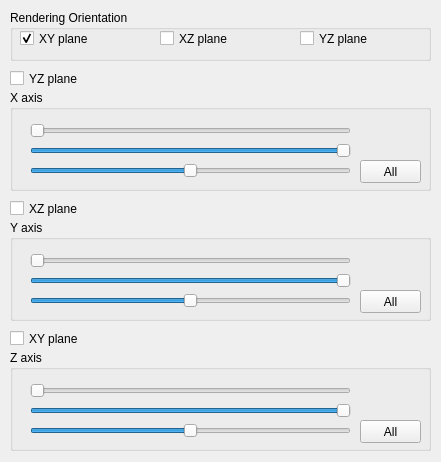
<?xml version="1.0" encoding="UTF-8"?>
<ui version="4.0">
 <class>View2</class>
 <widget class="QDialog" name="View2">
  <property name="geometry">
   <rect>
    <x>0</x>
    <y>0</y>
    <width>441</width>
    <height>462</height>
   </rect>
  </property>
  <property name="windowTitle">
   <string>View2</string>
  </property>
  <widget class="QGroupBox" name="groupBox">
   <property name="geometry">
    <rect>
     <x>10</x>
     <y>90</y>
     <width>421</width>
     <height>101</height>
    </rect>
   </property>
   <property name="title">
    <string>X axis</string>
   </property>
   <widget class="QSlider" name="fixedX">
    <property name="enabled">
     <bool>true</bool>
    </property>
    <property name="geometry">
     <rect>
      <x>20</x>
      <y>70</y>
      <width>321</width>
      <height>21</height>
     </rect>
    </property>
    <property name="maximum">
     <number>1000</number>
    </property>
    <property name="value">
     <number>500</number>
    </property>
    <property name="orientation">
     <enum>Qt::Horizontal</enum>
    </property>
   </widget>
   <widget class="QSlider" name="maxX">
    <property name="geometry">
     <rect>
      <x>20</x>
      <y>50</y>
      <width>321</width>
      <height>21</height>
     </rect>
    </property>
    <property name="maximum">
     <number>1000</number>
    </property>
    <property name="singleStep">
     <number>1</number>
    </property>
    <property name="value">
     <number>1000</number>
    </property>
    <property name="orientation">
     <enum>Qt::Horizontal</enum>
    </property>
   </widget>
   <widget class="QSlider" name="minX">
    <property name="geometry">
     <rect>
      <x>20</x>
      <y>30</y>
      <width>321</width>
      <height>21</height>
     </rect>
    </property>
    <property name="maximum">
     <number>1000</number>
    </property>
    <property name="orientation">
     <enum>Qt::Horizontal</enum>
    </property>
   </widget>
   <widget class="QLabel" name="minXLabel">
    <property name="geometry">
     <rect>
      <x>350</x>
      <y>30</y>
      <width>62</width>
      <height>16</height>
     </rect>
    </property>
    <property name="text">
     <string/>
    </property>
    <property name="alignment">
     <set>Qt::AlignCenter</set>
    </property>
   </widget>
   <widget class="QLabel" name="maxXLabel">
    <property name="geometry">
     <rect>
      <x>350</x>
      <y>50</y>
      <width>62</width>
      <height>16</height>
     </rect>
    </property>
    <property name="text">
     <string/>
    </property>
    <property name="alignment">
     <set>Qt::AlignCenter</set>
    </property>
   </widget>
   <widget class="QPushButton" name="allX">
    <property name="geometry">
     <rect>
      <x>350</x>
      <y>70</y>
      <width>61</width>
      <height>23</height>
     </rect>
    </property>
    <property name="text">
     <string>All</string>
    </property>
    <property name="autoDefault">
     <bool>false</bool>
    </property>
   </widget>
  </widget>
  <widget class="QGroupBox" name="groupBox_2">
   <property name="geometry">
    <rect>
     <x>10</x>
     <y>220</y>
     <width>421</width>
     <height>101</height>
    </rect>
   </property>
   <property name="title">
    <string>Y axis</string>
   </property>
   <widget class="QSlider" name="fixedY">
    <property name="enabled">
     <bool>true</bool>
    </property>
    <property name="geometry">
     <rect>
      <x>20</x>
      <y>70</y>
      <width>321</width>
      <height>21</height>
     </rect>
    </property>
    <property name="maximum">
     <number>1000</number>
    </property>
    <property name="value">
     <number>500</number>
    </property>
    <property name="orientation">
     <enum>Qt::Horizontal</enum>
    </property>
   </widget>
   <widget class="QSlider" name="maxY">
    <property name="geometry">
     <rect>
      <x>20</x>
      <y>50</y>
      <width>321</width>
      <height>21</height>
     </rect>
    </property>
    <property name="maximum">
     <number>1000</number>
    </property>
    <property name="value">
     <number>1000</number>
    </property>
    <property name="orientation">
     <enum>Qt::Horizontal</enum>
    </property>
   </widget>
   <widget class="QSlider" name="minY">
    <property name="geometry">
     <rect>
      <x>20</x>
      <y>30</y>
      <width>321</width>
      <height>21</height>
     </rect>
    </property>
    <property name="maximum">
     <number>1000</number>
    </property>
    <property name="orientation">
     <enum>Qt::Horizontal</enum>
    </property>
   </widget>
   <widget class="QLabel" name="minYLabel">
    <property name="geometry">
     <rect>
      <x>350</x>
      <y>30</y>
      <width>62</width>
      <height>16</height>
     </rect>
    </property>
    <property name="text">
     <string/>
    </property>
    <property name="alignment">
     <set>Qt::AlignCenter</set>
    </property>
   </widget>
   <widget class="QLabel" name="maxYLabel">
    <property name="geometry">
     <rect>
      <x>350</x>
      <y>50</y>
      <width>62</width>
      <height>16</height>
     </rect>
    </property>
    <property name="text">
     <string/>
    </property>
    <property name="alignment">
     <set>Qt::AlignCenter</set>
    </property>
   </widget>
   <widget class="QPushButton" name="allY">
    <property name="geometry">
     <rect>
      <x>350</x>
      <y>70</y>
      <width>61</width>
      <height>23</height>
     </rect>
    </property>
    <property name="text">
     <string>All</string>
    </property>
    <property name="autoDefault">
     <bool>false</bool>
    </property>
   </widget>
  </widget>
  <widget class="QGroupBox" name="groupBox_3">
   <property name="geometry">
    <rect>
     <x>10</x>
     <y>350</y>
     <width>421</width>
     <height>101</height>
    </rect>
   </property>
   <property name="title">
    <string>Z axis</string>
   </property>
   <widget class="QSlider" name="fixedZ">
    <property name="enabled">
     <bool>true</bool>
    </property>
    <property name="geometry">
     <rect>
      <x>20</x>
      <y>70</y>
      <width>321</width>
      <height>21</height>
     </rect>
    </property>
    <property name="maximum">
     <number>1000</number>
    </property>
    <property name="value">
     <number>500</number>
    </property>
    <property name="orientation">
     <enum>Qt::Horizontal</enum>
    </property>
   </widget>
   <widget class="QSlider" name="maxZ">
    <property name="geometry">
     <rect>
      <x>20</x>
      <y>50</y>
      <width>321</width>
      <height>21</height>
     </rect>
    </property>
    <property name="maximum">
     <number>1000</number>
    </property>
    <property name="value">
     <number>1000</number>
    </property>
    <property name="orientation">
     <enum>Qt::Horizontal</enum>
    </property>
   </widget>
   <widget class="QSlider" name="minZ">
    <property name="geometry">
     <rect>
      <x>20</x>
      <y>30</y>
      <width>321</width>
      <height>21</height>
     </rect>
    </property>
    <property name="maximum">
     <number>1000</number>
    </property>
    <property name="orientation">
     <enum>Qt::Horizontal</enum>
    </property>
   </widget>
   <widget class="QLabel" name="minZLabel">
    <property name="geometry">
     <rect>
      <x>350</x>
      <y>30</y>
      <width>62</width>
      <height>16</height>
     </rect>
    </property>
    <property name="text">
     <string/>
    </property>
    <property name="alignment">
     <set>Qt::AlignCenter</set>
    </property>
   </widget>
   <widget class="QLabel" name="maxZLabel">
    <property name="geometry">
     <rect>
      <x>350</x>
      <y>50</y>
      <width>62</width>
      <height>16</height>
     </rect>
    </property>
    <property name="text">
     <string/>
    </property>
    <property name="alignment">
     <set>Qt::AlignCenter</set>
    </property>
   </widget>
   <widget class="QPushButton" name="allZ">
    <property name="geometry">
     <rect>
      <x>350</x>
      <y>70</y>
      <width>61</width>
      <height>23</height>
     </rect>
    </property>
    <property name="text">
     <string>All</string>
    </property>
    <property name="autoDefault">
     <bool>false</bool>
    </property>
   </widget>
  </widget>
  <widget class="QGroupBox" name="groupBox_4">
   <property name="geometry">
    <rect>
     <x>10</x>
     <y>10</y>
     <width>421</width>
     <height>51</height>
    </rect>
   </property>
   <property name="title">
    <string>Rendering Orientation</string>
   </property>
   <widget class="QCheckBox" name="xyPlane">
    <property name="geometry">
     <rect>
      <x>10</x>
      <y>20</y>
      <width>130</width>
      <height>17</height>
     </rect>
    </property>
    <property name="text">
     <string>XY plane</string>
    </property>
    <property name="checked">
     <bool>true</bool>
    </property>
   </widget>
   <widget class="QCheckBox" name="xzPlane">
    <property name="geometry">
     <rect>
      <x>150</x>
      <y>20</y>
      <width>130</width>
      <height>17</height>
     </rect>
    </property>
    <property name="text">
     <string>XZ plane</string>
    </property>
   </widget>
   <widget class="QCheckBox" name="yzPlane">
    <property name="geometry">
     <rect>
      <x>290</x>
      <y>20</y>
      <width>130</width>
      <height>17</height>
     </rect>
    </property>
    <property name="text">
     <string>YZ plane</string>
    </property>
   </widget>
  </widget>
  <widget class="QCheckBox" name="wholePlane1">
   <property name="geometry">
    <rect>
     <x>10</x>
     <y>70</y>
     <width>261</width>
     <height>17</height>
    </rect>
   </property>
   <property name="text">
    <string>YZ plane</string>
   </property>
   <property name="checked">
    <bool>false</bool>
   </property>
  </widget>
  <widget class="QCheckBox" name="wholePlane2">
   <property name="geometry">
    <rect>
     <x>10</x>
     <y>200</y>
     <width>321</width>
     <height>17</height>
    </rect>
   </property>
   <property name="text">
    <string>XZ plane</string>
   </property>
   <property name="checked">
    <bool>false</bool>
   </property>
  </widget>
  <widget class="QCheckBox" name="wholePlane3">
   <property name="geometry">
    <rect>
     <x>10</x>
     <y>330</y>
     <width>261</width>
     <height>17</height>
    </rect>
   </property>
   <property name="text">
    <string>XY plane</string>
   </property>
   <property name="checked">
    <bool>false</bool>
   </property>
  </widget>
 </widget>
 <tabstops>
  <tabstop>xyPlane</tabstop>
  <tabstop>xzPlane</tabstop>
  <tabstop>yzPlane</tabstop>
  <tabstop>wholePlane1</tabstop>
  <tabstop>minX</tabstop>
  <tabstop>maxX</tabstop>
  <tabstop>fixedX</tabstop>
  <tabstop>allX</tabstop>
  <tabstop>wholePlane2</tabstop>
  <tabstop>minY</tabstop>
  <tabstop>maxY</tabstop>
  <tabstop>fixedY</tabstop>
  <tabstop>allY</tabstop>
  <tabstop>wholePlane3</tabstop>
  <tabstop>minZ</tabstop>
  <tabstop>maxZ</tabstop>
  <tabstop>fixedZ</tabstop>
  <tabstop>allZ</tabstop>
 </tabstops>
 <resources/>
 <connections/>
</ui>
